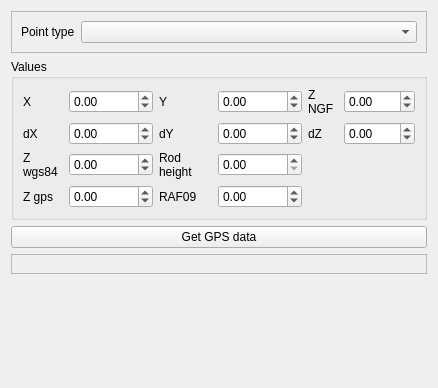
<?xml version="1.0" encoding="UTF-8"?>
<ui version="4.0">
 <class>Form_base3</class>
 <widget class="QWidget" name="Form_base3">
  <property name="geometry">
   <rect>
    <x>0</x>
    <y>0</y>
    <width>438</width>
    <height>388</height>
   </rect>
  </property>
  <property name="windowTitle">
   <string>Form</string>
  </property>
  <layout class="QVBoxLayout" name="verticalLayout">
   <item>
    <widget class="QFrame" name="frame">
     <property name="frameShape">
      <enum>QFrame::StyledPanel</enum>
     </property>
     <property name="frameShadow">
      <enum>QFrame::Raised</enum>
     </property>
     <layout class="QFormLayout" name="formLayout_2">
      <item row="0" column="0">
       <widget class="QLabel" name="label">
        <property name="text">
         <string>Point type</string>
        </property>
       </widget>
      </item>
      <item row="0" column="1">
       <widget class="QComboBox" name="comboBox_position"/>
      </item>
     </layout>
    </widget>
   </item>
   <item>
    <widget class="QGroupBox" name="groupBox_2">
     <property name="title">
      <string>Values</string>
     </property>
     <layout class="QGridLayout" name="gridLayout_2">
      <item row="4" column="0">
       <widget class="QLabel" name="label_13">
        <property name="text">
         <string>Z wgs84</string>
        </property>
        <property name="wordWrap">
         <bool>true</bool>
        </property>
       </widget>
      </item>
      <item row="1" column="3">
       <widget class="QDoubleSpinBox" name="doubleSpinBox_dY">
        <property name="minimum">
         <double>-1.000000000000000</double>
        </property>
       </widget>
      </item>
      <item row="0" column="1">
       <widget class="QDoubleSpinBox" name="doubleSpinBox_X">
        <property name="minimum">
         <double>-1.000000000000000</double>
        </property>
        <property name="maximum">
         <double>9999999.000000000000000</double>
        </property>
       </widget>
      </item>
      <item row="1" column="2">
       <widget class="QLabel" name="label_14">
        <property name="text">
         <string>dY</string>
        </property>
       </widget>
      </item>
      <item row="0" column="0">
       <widget class="QLabel" name="label_5">
        <property name="text">
         <string>X</string>
        </property>
       </widget>
      </item>
      <item row="5" column="1">
       <widget class="QDoubleSpinBox" name="doubleSpinBox_Zgps">
        <property name="minimum">
         <double>-100.000000000000000</double>
        </property>
        <property name="maximum">
         <double>9999.000000000000000</double>
        </property>
       </widget>
      </item>
      <item row="4" column="1">
       <widget class="QDoubleSpinBox" name="doubleSpinBox_Zwgs84">
        <property name="minimum">
         <double>-100.000000000000000</double>
        </property>
        <property name="maximum">
         <double>9999.000000000000000</double>
        </property>
       </widget>
      </item>
      <item row="5" column="2">
       <widget class="QLabel" name="label_16">
        <property name="text">
         <string>RAF09</string>
        </property>
        <property name="wordWrap">
         <bool>true</bool>
        </property>
       </widget>
      </item>
      <item row="5" column="0">
       <widget class="QLabel" name="label_18">
        <property name="text">
         <string>Z gps</string>
        </property>
        <property name="wordWrap">
         <bool>true</bool>
        </property>
       </widget>
      </item>
      <item row="4" column="3">
       <widget class="QDoubleSpinBox" name="doubleSpinBox_hautperche"/>
      </item>
      <item row="5" column="3">
       <widget class="QDoubleSpinBox" name="doubleSpinBox_raf09">
        <property name="minimum">
         <double>-999.000000000000000</double>
        </property>
        <property name="maximum">
         <double>999.000000000000000</double>
        </property>
       </widget>
      </item>
      <item row="4" column="2">
       <widget class="QLabel" name="label_22">
        <property name="text">
         <string>Rod height</string>
        </property>
        <property name="wordWrap">
         <bool>true</bool>
        </property>
       </widget>
      </item>
      <item row="0" column="2">
       <widget class="QLabel" name="label_9">
        <property name="text">
         <string>Y</string>
        </property>
       </widget>
      </item>
      <item row="0" column="4">
       <widget class="QLabel" name="label_11">
        <property name="text">
         <string>Z NGF</string>
        </property>
        <property name="wordWrap">
         <bool>true</bool>
        </property>
       </widget>
      </item>
      <item row="0" column="3">
       <widget class="QDoubleSpinBox" name="doubleSpinBox_Y">
        <property name="minimum">
         <double>-1.000000000000000</double>
        </property>
        <property name="maximum">
         <double>9999999.000000000000000</double>
        </property>
       </widget>
      </item>
      <item row="0" column="5">
       <widget class="QDoubleSpinBox" name="doubleSpinBox_Z">
        <property name="enabled">
         <bool>true</bool>
        </property>
        <property name="minimum">
         <double>-100.000000000000000</double>
        </property>
        <property name="maximum">
         <double>9999.000000000000000</double>
        </property>
       </widget>
      </item>
      <item row="1" column="0">
       <widget class="QLabel" name="label_7">
        <property name="text">
         <string>dX</string>
        </property>
       </widget>
      </item>
      <item row="1" column="1">
       <widget class="QDoubleSpinBox" name="doubleSpinBox_dX">
        <property name="minimum">
         <double>-1.000000000000000</double>
        </property>
       </widget>
      </item>
      <item row="1" column="4">
       <widget class="QLabel" name="label_15">
        <property name="text">
         <string>dZ</string>
        </property>
       </widget>
      </item>
      <item row="1" column="5">
       <widget class="QDoubleSpinBox" name="doubleSpinBox_dZ">
        <property name="minimum">
         <double>-1.000000000000000</double>
        </property>
       </widget>
      </item>
     </layout>
    </widget>
   </item>
   <item>
    <widget class="QPushButton" name="pushButton_catchvalues">
     <property name="text">
      <string>Get GPS data</string>
     </property>
    </widget>
   </item>
   <item>
    <widget class="QFrame" name="frame_gps">
     <property name="frameShape">
      <enum>QFrame::StyledPanel</enum>
     </property>
     <property name="frameShadow">
      <enum>QFrame::Raised</enum>
     </property>
     <layout class="QVBoxLayout" name="verticalLayout_3"/>
    </widget>
   </item>
   <item>
    <spacer name="verticalSpacer">
     <property name="orientation">
      <enum>Qt::Vertical</enum>
     </property>
     <property name="sizeHint" stdset="0">
      <size>
       <width>20</width>
       <height>40</height>
      </size>
     </property>
    </spacer>
   </item>
  </layout>
 </widget>
 <resources/>
 <connections/>
</ui>
